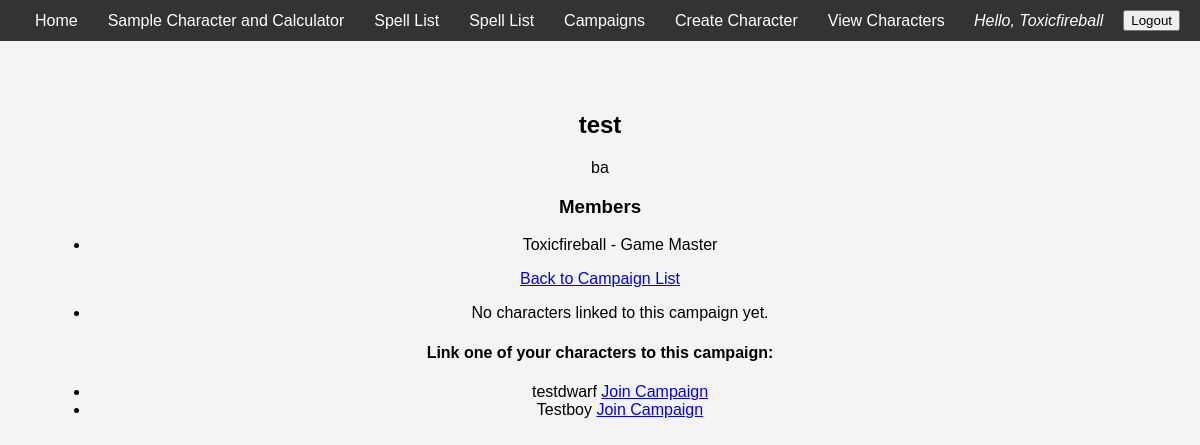
The page /campaigns/1/ (signed in) on the database as committed earlier.
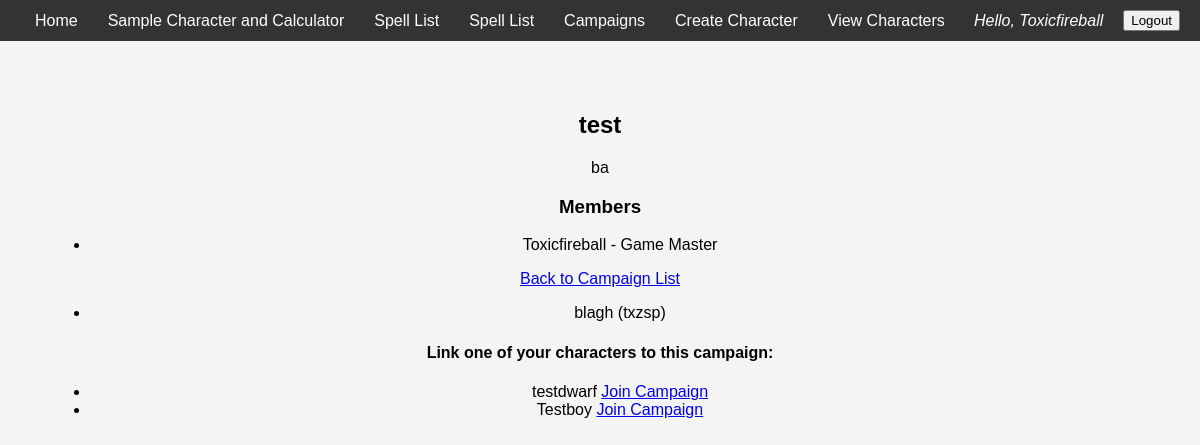
The same page on the database as committed later.
### campaigns/models.py (models this page shows, shortened)
class Campaign(models.Model):
    name = models.CharField(max_length=255)
    description = models.TextField(blank=True)
    created_at = models.DateTimeField(auto_now_add=True)
    members = models.ManyToManyField(
        User,
        through='CampaignMembership',
        related_name='campaigns'
    )

class CampaignMembership(models.Model):
    ROLE_CHOICES = (
        ('gm', 'Game Master'),
        ('pc', 'Player Character'),
    )
    user = models.ForeignKey(User, on_delete=models.CASCADE)
    campaign = models.ForeignKey(Campaign, on_delete=models.CASCADE)
    role = models.CharField(max_length=2, choices=ROLE_CHOICES)
    joined_at = models.DateTimeField(auto_now_add=True)
    class Meta:
        unique_together = ('user', 'campaign')  # Ensures one membership per user per campaign

### characters/models.py (models this page shows, shortened)
class Character(models.Model):
    user               = models.ForeignKey(User, on_delete=models.CASCADE, related_name='characters')
    name               = models.CharField(max_length=255)
    race               = models.CharField(max_length=50)
    subrace            = models.CharField(max_length=50, blank=True)
    half_elf_origin    = models.CharField(max_length=20, blank=True)
    bg_combo           = models.CharField(max_length=10, blank=True)
    main_background    = models.CharField(max_length=50, blank=True)
    side_background_1  = models.CharField(max_length=50, blank=True)
    side_background_2  = models.CharField(max_length=50, blank=True)
    HP = models.IntegerField(blank=True, null = True)
    temp_HP = models.IntegerField( blank=True,  null = True)
    strength           = models.IntegerField(default=8)
    dexterity          = models.IntegerField(default=8)
    constitution       = models.IntegerField(default=8)
    intelligence       = models.IntegerField(default=8)
    wisdom             = models.IntegerField(default=8)
    charisma           = models.IntegerField(default=8)
    level              = models.PositiveIntegerField(default=0)
    backstory          = models.TextField(blank=True)
    campaign           = models.ForeignKey(
                            Campaign,
                            on_delete=models.SET_NULL,
                            null=True, blank=True,
                            related_name="characters"
                        )
    created_at         = models.DateTimeField(auto_now_add=True)

### campaigns/views.py (the view)
# urls.py: path('<int:campaign_id>/', views.campaign_detail, name='campaign_detail'),
@login_required
def campaign_detail(request, campaign_id):
    campaign = get_object_or_404(Campaign, id=campaign_id)
    is_member = campaign.members.filter(id=request.user.id).exists()
    memberships = campaign.campaignmembership_set.all()
    context = {
        'campaign': campaign,
        'memberships': memberships,
        'is_member': is_member,
    }
    return render(request, 'campaigns/campaign_detail.html', context)

### campaigns/templates/campaigns/campaign_detail.html (shortened to what this page needs)
{% extends "base.html" %}
{% block content %}
<body>
    <h2>{{ campaign.name }}</h2>
    <p>{{ campaign.description }}</p>
    <h3>Members</h3>
    <ul>
      {% for membership in memberships %}
        <li>{{ membership.user.username }} - {{ membership.get_role_display }}</li>
      {% empty %}
        <li>No members yet.</li>
      {% endfor %}
    </ul>
    <p><a href="{% url 'campaigns:campaign_list' %}">Back to Campaign List</a></p>
    <ul>
        {% for character in campaign.characters.all %}
          <li>{{ character.name }} ({{ character.user.username }})</li>
        {% empty %}
          <li>No characters linked to this campaign yet.</li>
        {% endfor %}
    </ul>
    {% if user.is_authenticated %}
      <h4>Link one of your characters to this campaign:</h4>
      <ul>
        {% for character in user.characters.all %}
          {% if not character.campaign %}
            <li>
              {{ character.name }}
              <a href="{% url 'characters:link_character' character.id campaign.id %}">Join Campaign</a>
            </li>
          {% endif %}
        {% endfor %}
      </ul>
    {% endif %}
</body>
{% endblock %}

### templates/base.html (shortened to what this page needs)
{% load static %}
<!DOCTYPE html>
<html lang="en">
<head>
</head>
<body>
  <div class="navbar">
    <div class="nav-links">
      <a href="{% url 'home' %}">Home</a>
      <a href="{% url 'character_creator' %}">Sample Character and Calculator</a>
      <a href="{% url 'characters:spell_list' %}">Spell List</a>
      <a href="{% url 'characters:feat_list' %}">Spell List</a>
      {% if user.is_authenticated %}
        <a href="{% url 'campaigns:campaign_list' %}">Campaigns</a>
      {% endif %}
      {% if user.is_authenticated %}
      <a href="{% url 'characters:create_character' %}">Create Character</a>
      {% endif %}
      {% if user.is_authenticated %}
      <a href="{% url 'characters:character_list' %}">View Characters</a>
      {% endif %}
    </div>
    <div class="nav-links">
      {% if user.is_authenticated %}
        <span class="user-info">Hello, {{ user.username }}</span>
        <form action="{% url 'accounts:logout' %}" method="post" style="display:inline;">
            <button type="submit">Logout</button>
          </form>
      {% else %}
        <a href="{% url 'accounts:login' %}">Login</a>
        <a href="{% url 'accounts:register' %}">Register</a>
      {% endif %}
    </div>
  </div>
  <div class="content">
    {% block content %}{% endblock %}
  </div>
</body>
</html>

### templates/base.html (style rules this page uses)
body { font-family: Arial, sans-serif; margin: 0; padding: 0; background-color: #f4f4f4; }
.navbar { background-color: #333; color: white; padding: 10px 20px; display: flex; justify-content: space-between; align-items: center; }
.navbar a { color: white; text-decoration: none; margin: 0 15px; }
.navbar .nav-links { display: flex; align-items: center; }
.navbar .user-info { margin-right: 20px; font-style: italic; }
.content { text-align: center; padding: 50px; }

Rows that differ between the two databases and show on the page:
now on this page (row edited): Character: name "blagh", user.username "txzsp"
Other text that changed with them:
text no longer shown: "No characters linked to this campaign yet."
